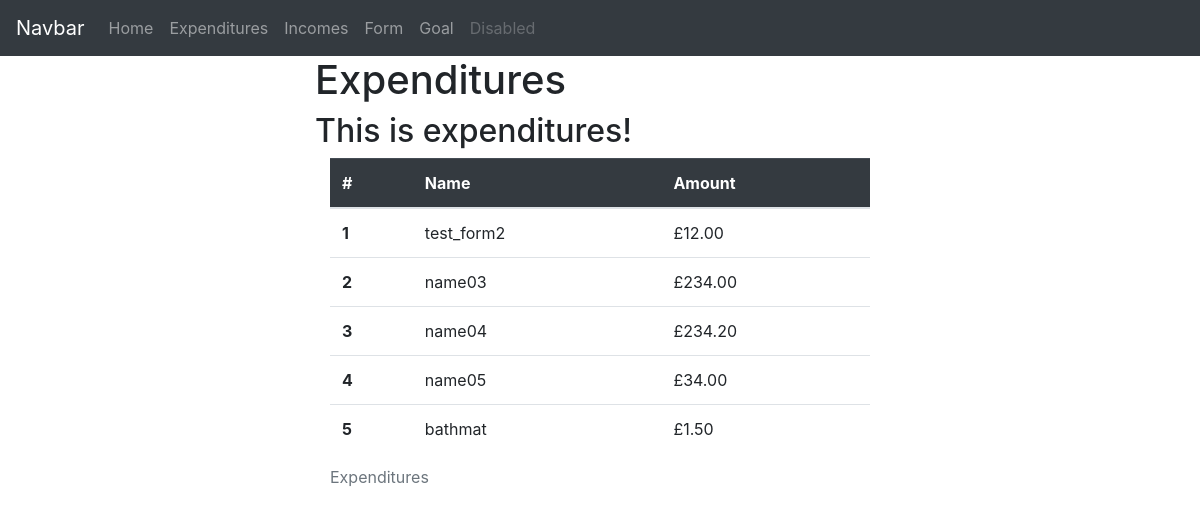
Screenshot of /expenditures with the database file from the repository.
### app/models.py (models this page shows)
class Expenditure(db.Model):
    id = db.Column(db.Integer, primary_key=True)
    name = db.Column(db.String(500), index=True, unique=True, nullable=False)
    amount = db.Column(db.Float, nullable=False)

### app/views.py (the view)
@app.route('/expenditures', methods =['GET','POST'])
def expenditures():
    with app.app_context():
        expenditures_list=db.session.query(models.Expenditure).all()
    expenditures_count = len(expenditures_list)
    expenditures={'description':'This is expenditures!',
          'expenditure_table':"This should be a table of expenditures"}
    return render_template('expenditures.html', title='Expenditures', expenditures_list = expenditures_list,expenditures=expenditures, expenditures_count=expenditures_count) #this is the base location

### app/templates/expenditures.html
{% extends "base.html" %}]
{%block content%}
<h1>Expenditures</h1>
<h2>{{expenditures.description}}</h2>
<div class="container">
    <table class="table table-hover">
        <caption>Expenditures</caption>
        <thead class="table-dark">
          <tr>
            <th scope="col">#</th>
            <th scope="col">Name</th>
            <th scope="col">Amount</th>
          </tr>
        </thead>
        <tbody>
          {% for x in range(1,expenditures_count+1) %}
          <tr>
            <th scope="row">{{x}}</th>
            <td>{{expenditures_list[x-1].name}}</td>
            <td>£{{'%0.2f'|format(expenditures_list[x-1].amount|float)}}</td>
          </tr>
          {% endfor %}
        </tbody>
      </table>
</div>
{%endblock%}

### rows the page displays
Expenditure: name "test_form2", amount "12.00"
Expenditure: name "name03", amount "234.00"
Expenditure: name "name04", amount "234.20"
Expenditure: name "name05", amount "34.00"
Expenditure: name "bathmat", amount "1.50"

### other values shown
{{ expenditures.description }} "This is expenditures!"
{{ x }} "1" "2" "3" "4" "5"
